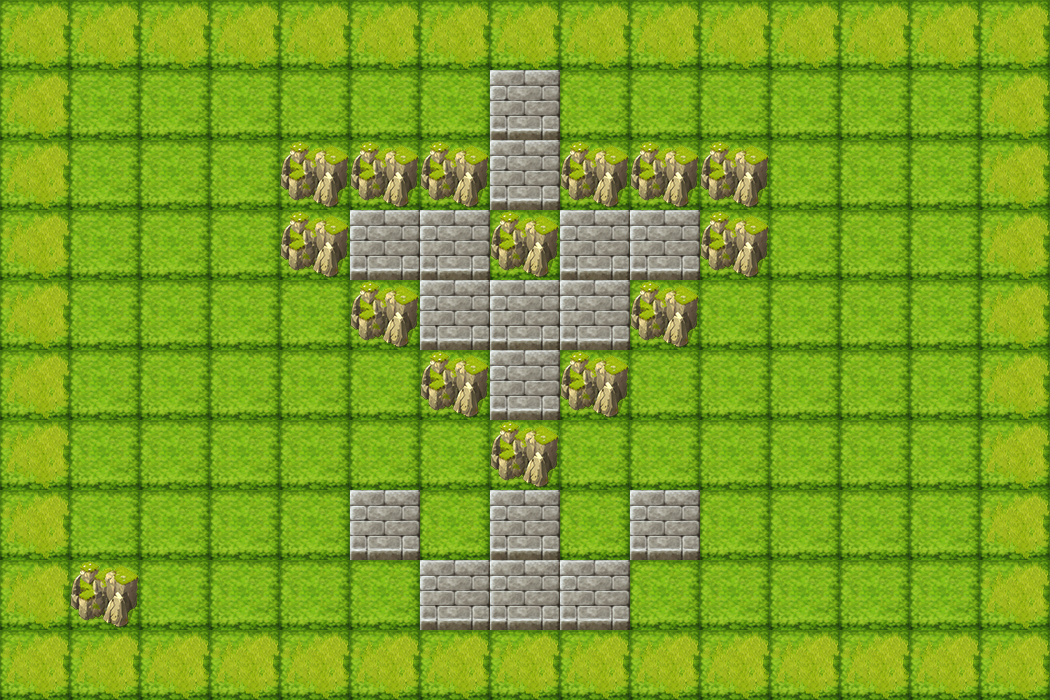

This game map was drawn from its Tiled (.tmx) file and the tilesets committed beside it. A one-line description and the trimmed map source follow:
An orthogonal 15x10 tile map with 70x70 px tiles, 2 tile layers (bgLayer, walkLayer) and 14 objects (2x monster_1, player, key, exit, box_3, ...).

<map version="1.0" orientation="orthogonal" renderorder="right-down" width="15" height="10" tilewidth="70" tileheight="70" nextobjectid="31">
 <properties>
  <property name="hp" value="490" />
  <property name="speed" value="500" />
 </properties>
 <tileset firstgid="1" name="222" tilewidth="70" tileheight="70" tilecount="56">
  <image source="222.png" width="560" height="490" />
 </tileset>
 <layer name="bgLayer" width="15" height="10">
  <data>[150 cells, 150 non-empty, 1 distinct tile ids]</data>
 </layer>
 <layer name="walkLayer" width="15" height="10">
  <data>[150 cells, 77 non-empty, 3 distinct tile ids]</data>
 </layer>
 <objectgroup name="object0">
  <object id="1" name="player" x="420" y="490" width="70" height="70">
   <properties>
    <property name="hp" value="100" />
    <property name="lv" value="1" />
   </properties>
  </object>
 </objectgroup>
 <objectgroup name="object1">
  <object id="2" name="key" x="910" y="350" width="70" height="70" />
  <object id="3" name="exit" x="910" y="70" width="70" height="70" />
 </objectgroup>
 <objectgroup name="object2">
  <object id="4" name="box_3" x="350" y="560" width="70" height="70" />
  <object id="5" name="box_2" x="70" y="70" width="70" height="70" />
  <object id="6" name="box_1" x="910" y="560" width="70" height="70" />
 </objectgroup>
 <objectgroup name="object4">
  <object id="28" name="monster_1" x="280" y="280" width="70" height="70">
   <properties>
    <property name="dirX" value="0" />
    <property name="dirY" value="1" />
    <property name="path" value="monster_1.png" />
    <property name="reverse" value="-2" />
    <property name="speed" value="100" />
   </properties>
  </object>
  <object id="29" name="monster_2" x="350" y="350" width="70" height="70">
   <properties>
    <property name="dirX" value="1" />
    <property name="dirY" value="0" />
    <property name="path" value="monster_0.png" />
    <property name="reverse" value="-1" />
    <property name="speed" value="100" />
   </properties>
  </object>
  <object id="30" name="monster_1" x="910" y="140" width="70" height="70">
   <properties>
    <property name="dirX" value="1" />
    <property name="dirY" value="0" />
    <property name="path" value="monster_0.png" />
    <property name="reverse" value="-1" />
    <property name="speed" value="100" />
   </properties>
  </object>
 </objectgroup>
 <objectgroup name="object5">
  <object id="23" name="transfer0_0" x="420" y="70" width="70" height="70" />
  <object id="26" name="transfer1_0" x="560" y="490" width="70" height="70" />
 </objectgroup>
 <objectgroup name="object3">
  <object id="15" name="trap_2" x="210" y="140" width="70" height="70" />
  <object id="17" name="trap_1" x="770" y="560" width="70" height="70" />
  <object id="19" name="trap_0" x="70" y="140" width="70" height="70" />
 </objectgroup>
</map>
